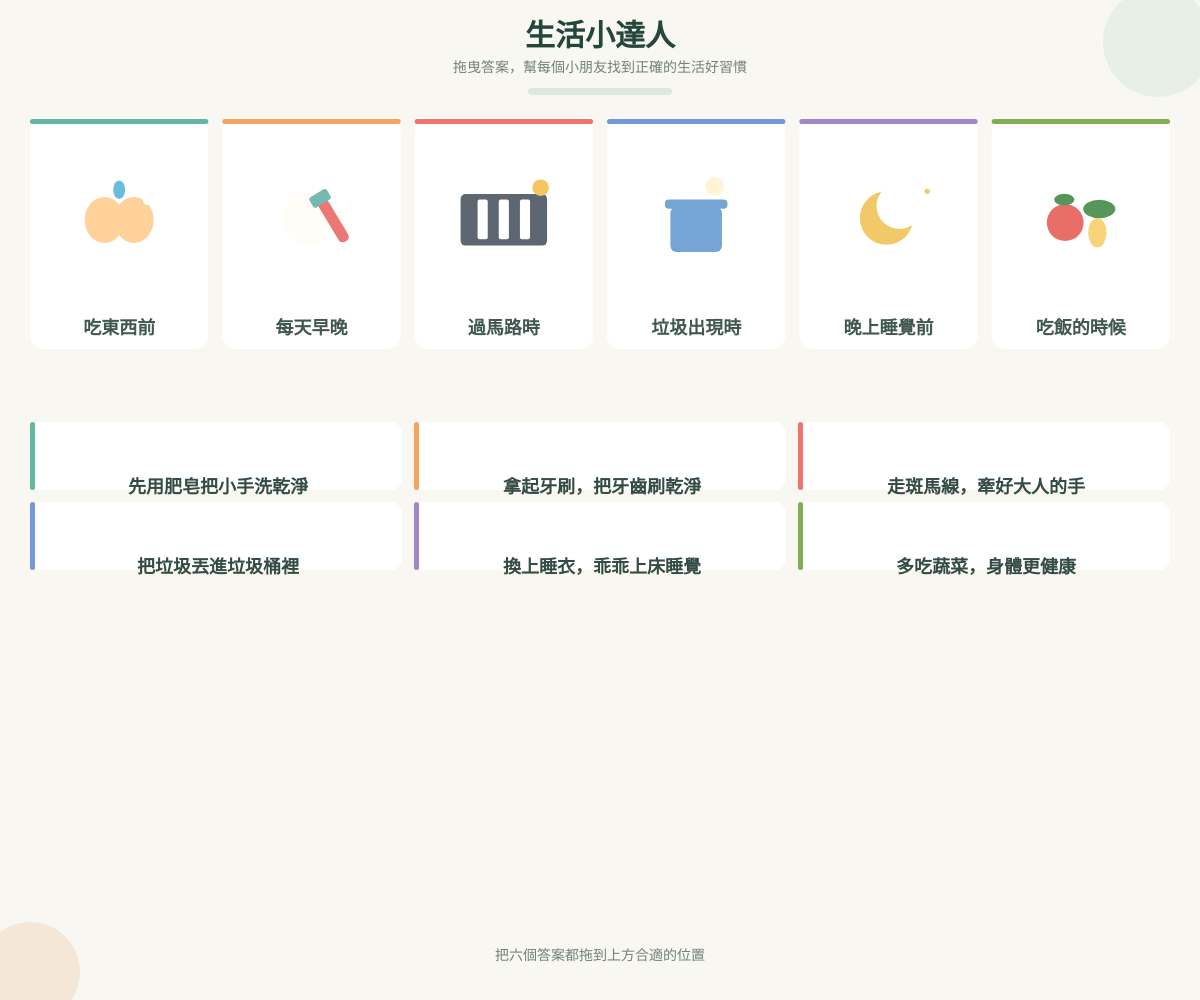
Frame 1 (no input)
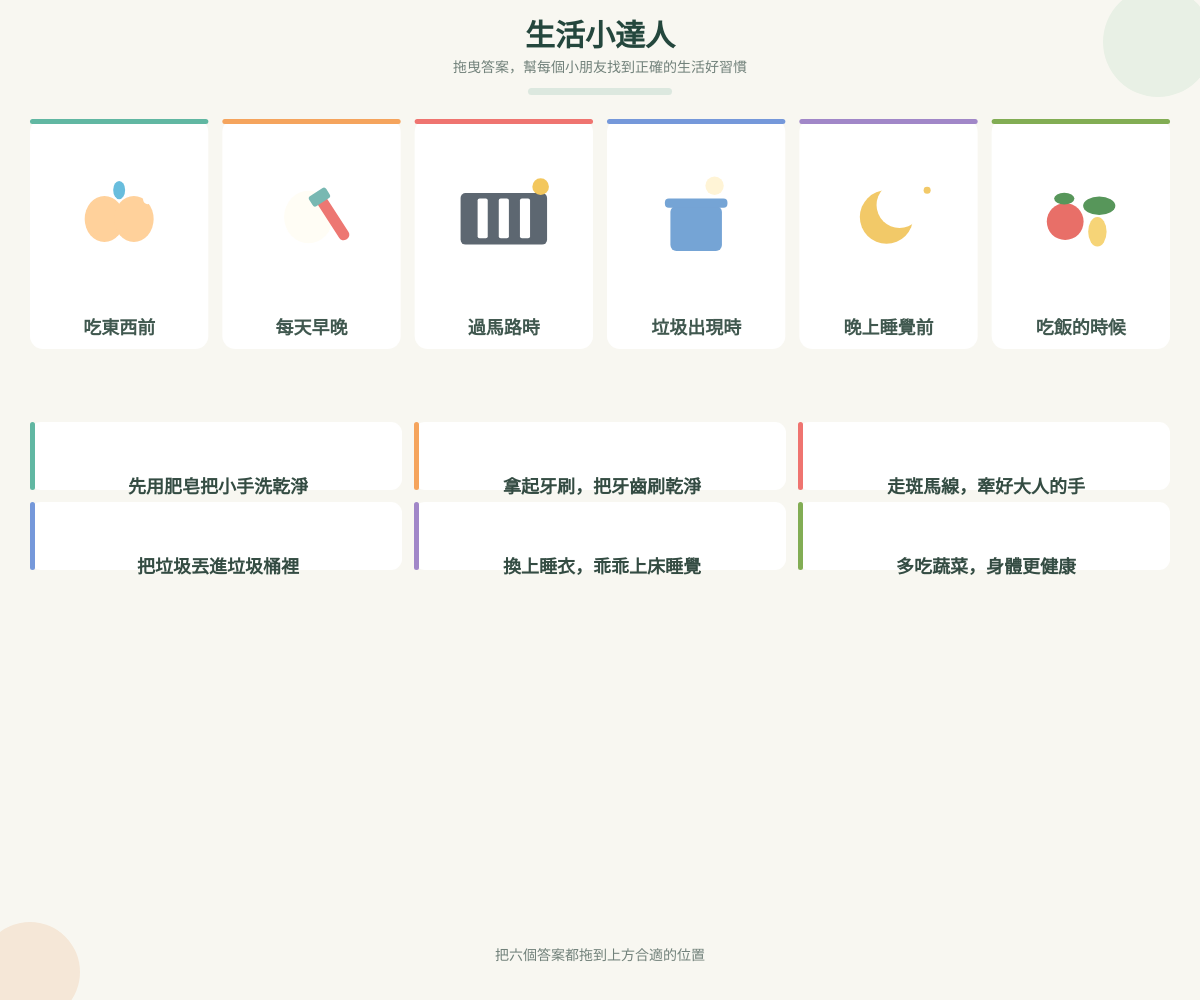
Frame 60 (no input)
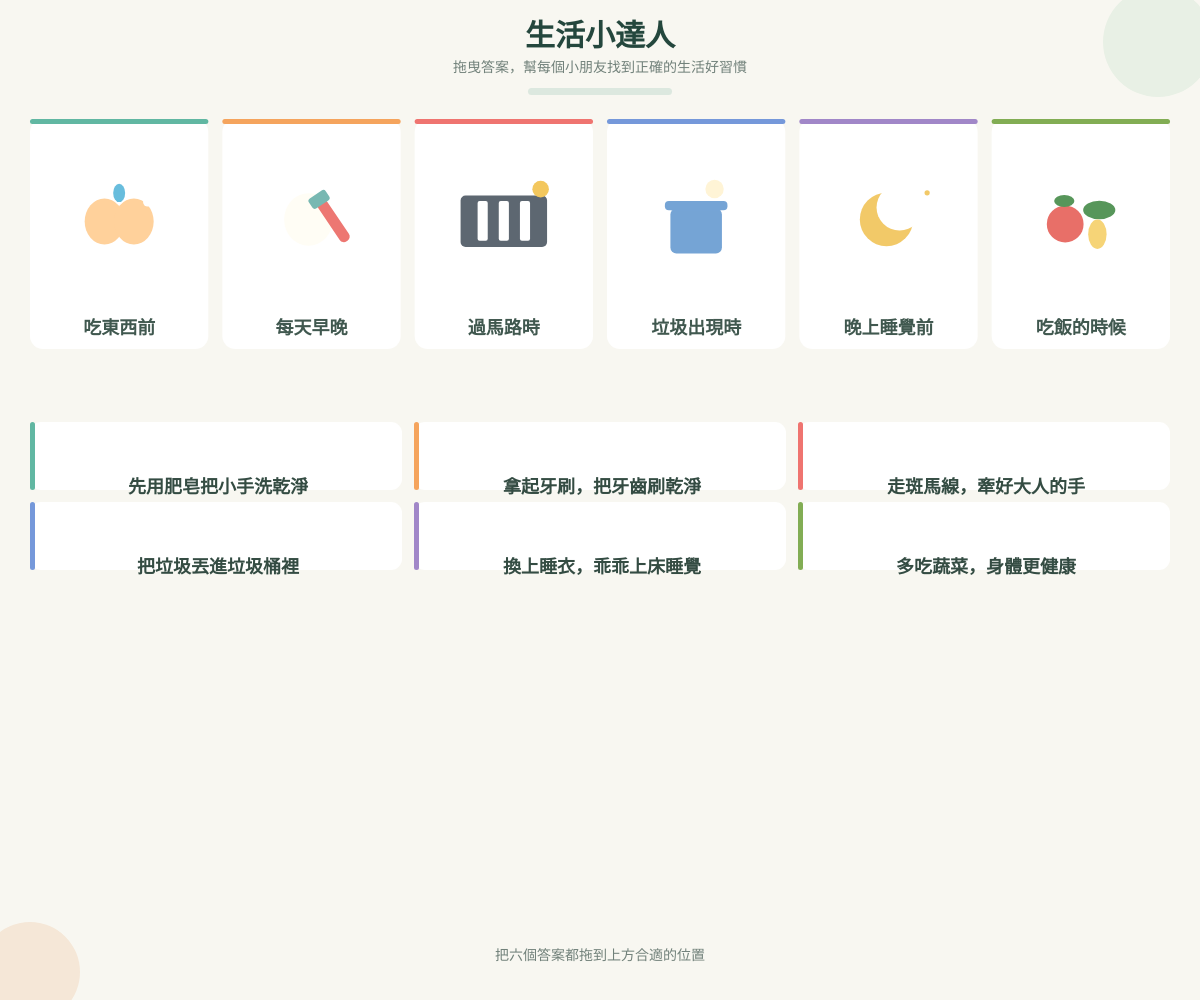
Frame 120 (the mouse pressed at the canvas centre since frame 60)

The p5.js sketch that drew these frames (run headless with seeded random() and noise() and a simulated clock; from frame 60 on, the mouse is pressed at the canvas centre):

// p5.js sketch
// ── sketch.js
// 設定六組幼兒生活常識題目、圖像提示與正確答案索引。
const quizItems = [
  { icon: "hands", clue: "吃東西前", answer: "先用肥皂把小手洗乾淨", spokenText: "吃東西前，先用肥皂把小手洗乾淨，搓搓手心和手背，乾淨又舒服喔！", color: "#61b7a2" },
  { icon: "teeth", clue: "每天早晚", answer: "拿起牙刷，把牙齒刷乾淨", spokenText: "每天早晚都要刷牙，拿起牙刷，把牙齒刷乾淨，笑起來就亮晶晶！", color: "#f5a45d" },
  { icon: "road", clue: "過馬路時", answer: "走斑馬線，牽好大人的手", spokenText: "過馬路時要走斑馬線，牽好大人的手，停看聽，安全又安心！", color: "#ef7470" },
  { icon: "bin", clue: "垃圾出現時", answer: "把垃圾丟進垃圾桶裡", spokenText: "垃圾要丟進垃圾桶，讓我們一起保持環境乾淨，真棒！", color: "#7598da" },
  { icon: "sleep", clue: "晚上睡覺前", answer: "換上睡衣，乖乖上床睡覺", spokenText: "晚上睡覺前，換上睡衣，乖乖上床睡覺，明天才有精神玩耍喔！", color: "#a187c8" },
  { icon: "veggie", clue: "吃飯的時候", answer: "多吃蔬菜，身體更健康", spokenText: "吃飯時多吃蔬菜，身體會更健康，也更有力氣玩耍！", color: "#82ad54" }
]; // 建立題庫，圖示提示與答案以相同索引配對。

// 記錄每張情境卡目前配對到的答案編號。
let placedAnswers = Array(6).fill(null); // 空格代表尚未完成配對。
// 記錄拖曳中的答案編號。
let draggingAnswer = null; // null 代表目前沒有正在拖曳的答案。
// 記錄拖曳時游標與答案卡片的偏移量。
let dragOffset = { x: 0, y: 0 }; // 保留抓取位置，讓卡片不會跳動。
// 記錄測驗是否已提交。
let submitted = false; // 提交後鎖定配對並顯示成績。
// 記錄答對題數。
let finalScore = 0; // 以答對題數換算百分比。
// 記錄正確答案數量供成績文字顯示。
let correctAnswers = 0; // 顯示答對題數而非百分比小數。
// 記錄彩帶粒子。
let confettiPieces = []; // 高分時建立並持續更新彩帶。
// 記錄交卷按鈕的位置與尺寸。
let submitButton = { x: 0, y: 0, w: 0, h: 0 }; // 由畫布尺寸動態計算按鈕位置。
// 記錄重玩按鈕的位置與尺寸。
let restartButton = { x: 0, y: 0, w: 0, h: 0 }; // 成績畫面提供重新挑戰入口。
// 記錄六個答案卡片的位置與尺寸。
let answerCards = []; // 每次繪製前依螢幕大小重新排版。
// 記錄六張題目卡片的位置與尺寸。
let targetCards = []; // 卡片本身固定在上方配對區。

// 建立全螢幕畫布並設定文字顯示方式。
function setup() { // p5.js 初始化入口。
  createCanvas(windowWidth, windowHeight); // 讓畫布填滿瀏覽器視窗。
  textFont("Trebuchet MS, Arial, sans-serif"); // 使用清楚易讀的圓潤字體。
  textAlign(CENTER, CENTER); // 讓標題與卡片文字自然置中。
  textWrap(CHAR); // 讓放大的中文答案依字元換行並留在卡片範圍內。
  rectMode(CORNER); // 使用左上角座標繪製矩形。
  noStroke(); // 預設不顯示形狀外框。
} // 結束初始化。

// 依畫布大小更新畫面並繪製所有測驗內容。
function draw() { // p5.js 每一影格呼叫一次。
  background("#f8f7f1"); // 使用明亮柔和的紙感底色。
  drawBackgroundDetails(); // 繪製不干擾閱讀的背景裝飾。
  drawHeader(); // 繪製標題、進度與操作提示。
  calculateLayout(); // 依裝置尺寸計算題目與答案卡位置。
  drawTargets(); // 繪製上方六個固定的動畫情境。
  drawAnswers(); // 繪製下方可拖曳文字答案。
  drawFooter(); // 繪製交卷或成績操作區。
  updateAndDrawConfetti(); // 更新並繪製高分彩帶。
} // 結束單一影格繪製。

// 繪製頁面角落的柔和裝飾圖形。
function drawBackgroundDetails() { // 保持背景有層次又不遮住題目。
  fill("#e8f0e5"); // 設定淡綠色裝飾。
  circle(width - 42, 42, 110); // 右上角的圓形背景點綴。
  fill("#f5e7d7"); // 設定淡橘色裝飾。
  circle(30, height - 28, 100); // 左下角的圓形背景點綴。
} // 結束背景裝飾繪製。

// 繪製標題與目前答題進度。
function drawHeader() { // 標題區採窄而清楚的版面。
  const compact = width < 700; // 判斷是否使用小螢幕排版。
  const titleSize = compact ? 23 : 30; // 小螢幕採用較緊湊的標題字級。
  fill("#24473d"); // 設定深綠色標題文字。
  textSize(titleSize); // 套用標題字級。
  textStyle(BOLD); // 讓測驗名稱醒目易讀。
  text("生活小達人", width / 2, compact ? 29 : 38); // 顯示測驗名稱。
  textStyle(NORMAL); // 還原一般字重供其他文字使用。
  fill("#71817a"); // 設定提示文字顏色。
  textSize(compact ? 12 : 14); // 依裝置大小調整提示字級。
  text("拖曳答案，幫每個小朋友找到正確的生活好習慣", width / 2, compact ? 55 : 68); // 顯示玩法提示。
  const completed = placedAnswers.filter((answer) => answer !== null).length; // 統計已完成配對數。
  fill("#dce8df"); // 設定進度底條顏色。
  rect(width / 2 - 72, compact ? 69 : 88, 144, 7, 4); // 繪製進度底條。
  fill("#69a889"); // 設定進度填滿顏色。
  rect(width / 2 - 72, compact ? 69 : 88, 144 * completed / 6, 7, 4); // 顯示目前配對進度。
} // 結束標題與進度繪製。

// 根據視窗大小安排上方題目卡與下方答案卡。
function calculateLayout() { // 設定自適應的網格座標。
  const compact = width < 700; // 小螢幕採用三欄題目與兩欄答案。
  const top = compact ? 91 : 119; // 設定題目區起始高度。
  const bottom = compact ? height - 133 : height - 182; // 手機版放寬答案區並為底部按鈕保留空間。
  const targetColumns = compact ? 3 : 6; // 桌面一列六張，手機兩列各三張。
  const targetRows = 6 / targetColumns; // 計算題目卡列數。
  const horizontalPadding = compact ? 14 : 30; // 設定卡片與畫布邊界間距。
  const targetGap = compact ? 9 : 14; // 設定題目卡間距。
  const targetWidth = (width - horizontalPadding * 2 - targetGap * (targetColumns - 1)) / targetColumns; // 計算題目卡寬度。
  const targetAreaHeight = compact ? min(270, max(186, height * 0.31)) : 230; // 加高題目區讓幼兒看清楚圖片。
  const targetHeight = (targetAreaHeight - targetGap * (targetRows - 1)) / targetRows; // 計算單張題目卡高度。
  targetCards = []; // 清空舊位置避免視窗變更後殘留。
  for (let index = 0; index < 6; index += 1) { // 逐一計算六張題目卡座標。
    const column = index % targetColumns; // 計算目前卡片所在欄。
    const row = floor(index / targetColumns); // 計算目前卡片所在列。
    targetCards.push({ x: horizontalPadding + column * (targetWidth + targetGap), y: top + row * (targetHeight + targetGap), w: targetWidth, h: targetHeight }); // 儲存題目卡範圍。
  } // 結束題目卡排版。
  const answerTop = top + targetAreaHeight + (compact ? 53 : 73); // 設定答案區起始高度。
  const answerColumns = compact ? 2 : 3; // 手機兩欄，桌面三欄。
  const answerRows = 6 / answerColumns; // 計算答案卡列數。
  const answerGap = compact ? 9 : 12; // 設定答案卡間距。
  const answerWidth = (width - horizontalPadding * 2 - answerGap * (answerColumns - 1)) / answerColumns; // 計算答案卡寬度。
  const availableAnswerHeight = max(42, bottom - answerTop - (compact ? 6 : 0)); // 計算答案區可用高度。
  const answerHeight = min(compact ? 62 : 68, (availableAnswerHeight - answerGap * (answerRows - 1)) / answerRows); // 加高答案卡並依可用空間自動縮放。
  answerCards = []; // 清空舊答案卡座標。
  for (let index = 0; index < 6; index += 1) { // 逐一計算六張答案卡座標。
    const column = index % answerColumns; // 計算目前答案所在欄。
    const row = floor(index / answerColumns); // 計算目前答案所在列。
    answerCards.push({ x: horizontalPadding + column * (answerWidth + answerGap), y: answerTop + row * (answerHeight + answerGap), w: answerWidth, h: answerHeight }); // 儲存答案卡範圍。
  } // 結束答案卡排版。
  const buttonWidth = min(220, width - 40); // 讓交卷按鈕在窄螢幕仍保有邊界。
  submitButton = { x: (width - buttonWidth) / 2, y: height - (compact ? 59 : 69), w: buttonWidth, h: compact ? 44 : 50 }; // 設定交卷按鈕範圍。
  restartButton = { x: (width - buttonWidth) / 2, y: height - (compact ? 59 : 69), w: buttonWidth, h: compact ? 44 : 50 }; // 設定重新挑戰按鈕範圍。
} // 結束響應式排版計算。

// 繪製六個固定情境卡與動畫圖像提示。
function drawTargets() { // 上方圖像提示固定顯示在網格位置。
  for (let index = 0; index < 6; index += 1) { // 依序繪製每個情境卡。
    const card = targetCards[index]; // 取得目前題目卡位置。
    const item = quizItems[index]; // 取得目前題目的圖示資料。
    const assigned = placedAnswers[index]; // 取得目前放入的答案編號。
    fill("#ffffff"); // 設定題目卡片底色。
    rect(card.x, card.y, card.w, card.h, 13); // 繪製白色圓角情境卡。
    fill(item.color); // 設定題目卡頂端的辨識色。
    rect(card.x, card.y, card.w, 5, 3); // 繪製題目卡彩色頂線。
    drawAnimatedIcon(item.icon, card); // 繪製會隨時間變化的生活圖像。
    fill("#40584f"); // 設定提示文字顏色。
    textStyle(BOLD); // 讓短提示清楚易讀。
    textSize(width < 700 ? 16 : 18); // 放大生活情境提示方便幼兒閱讀。
    text(item.clue, card.x + card.w / 2, card.y + card.h - (width < 700 ? 16 : 20)); // 顯示簡短生活情境並置中。
    textStyle(NORMAL); // 還原一般文字字重。
    if (assigned !== null) { // 若已配對則顯示成功狀態。
      fill("#e5f3e8"); // 設定成功提示底色。
      circle(card.x + card.w - 13, card.y + 15, 19); // 繪製完成標記圓底。
      fill("#327c58"); // 設定完成標記顏色。
      textSize(13); // 設定完成符號大小。
      text("✓", card.x + card.w - 13, card.y + 15); // 顯示已完成符號。
    } // 結束完成狀態繪製。
  } // 結束題目卡繪製。
} // 結束情境卡繪製。

// 依題目種類繪製簡單且持續動態變化的動畫插圖。
function drawAnimatedIcon(icon, card) { // 以 p5.js 圖形取代外部圖片檔，避免額外載入依賴。
  const centerX = card.x + card.w / 2; // 計算圖像中心橫座標。
  const centerY = card.y + card.h * 0.43; // 計算圖像中心縱座標。
  const iconSize = min(card.w * 0.68, card.h * 0.52, width < 700 ? 66 : 92); // 放大動畫插圖並依卡片尺寸自動調整。
  const pulse = sin(frameCount * 0.06) * 2; // 產生平滑的呼吸動畫位移。
  push(); // 儲存圖形狀態避免影響其他卡片。
  translate(centerX, centerY + pulse); // 移動座標原點並套用輕柔浮動效果。
  if (icon === "hands") { // 繪製洗手與水滴情境。
    fill("#ffd19b"); // 設定手掌的膚色。
    ellipse(-iconSize * 0.16, 2, iconSize * 0.43, iconSize * 0.5); // 繪製左側手掌。
    ellipse(iconSize * 0.16, 2, iconSize * 0.43, iconSize * 0.5); // 繪製右側手掌。
    fill("#68bddd"); // 設定水滴顏色。
    ellipse(0, -iconSize * 0.31 + sin(frameCount * 0.12) * 2, iconSize * 0.13, iconSize * 0.2); // 繪製跳動水滴。
    fill("#ffffff"); // 設定泡泡顏色。
    circle(-iconSize * 0.3, -iconSize * 0.25, iconSize * 0.12); // 繪製洗手泡泡。
    circle(iconSize * 0.31, -iconSize * 0.19, iconSize * 0.1); // 繪製另一顆泡泡。
  } else if (icon === "teeth") { // 繪製牙齒與牙刷情境。
    fill("#fffdf5"); // 設定牙齒顏色。
    ellipse(-3, 0, iconSize * 0.53, iconSize * 0.57); // 繪製微笑的牙齒。
    fill("#ed7772"); // 設定牙刷柄顏色。
    push(); // 暫存旋轉前的圖形狀態。
    rotate(-0.55 + sin(frameCount * 0.1) * 0.08); // 讓牙刷產生輕柔刷動。
    rect(iconSize * 0.13, -iconSize * 0.12, iconSize * 0.12, iconSize * 0.53, 5); // 繪製牙刷柄。
    fill("#78b8b2"); // 設定刷毛顏色。
    rect(iconSize * 0.08, -iconSize * 0.2, iconSize * 0.22, iconSize * 0.13, 3); // 繪製牙刷刷頭。
    pop(); // 還原旋轉前的圖形狀態。
  } else if (icon === "road") { // 繪製斑馬線與交通燈情境。
    fill("#5d6771"); // 設定道路顏色。
    rect(-iconSize * 0.47, -iconSize * 0.26, iconSize * 0.94, iconSize * 0.56, 5); // 繪製道路。
    fill("#ffffff"); // 設定斑馬線白色條紋。
    for (let stripe = -1; stripe <= 1; stripe += 1) { // 逐條繪製斑馬線。
      rect(stripe * iconSize * 0.23 - iconSize * 0.055, -iconSize * 0.2, iconSize * 0.11, iconSize * 0.43, 2); // 繪製一條橫向斑馬線。
    } // 結束斑馬線繪製。
    fill(frameCount % 100 < 70 ? "#f3c75d" : "#65b581"); // 讓交通燈在黃燈與綠燈間切換。
    circle(iconSize * 0.4, -iconSize * 0.33, iconSize * 0.18); // 繪製會切換顏色的號誌燈。
  } else if (icon === "bin") { // 繪製垃圾桶與投入垃圾情境。
    fill("#75a4d5"); // 設定垃圾桶顏色。
    rect(-iconSize * 0.28, -iconSize * 0.12, iconSize * 0.56, iconSize * 0.49, 6); // 繪製垃圾桶身。
    rect(-iconSize * 0.34, -iconSize * 0.2, iconSize * 0.68, iconSize * 0.1, 4); // 繪製垃圾桶蓋。
    fill("#fff4d6"); // 設定紙團顏色。
    circle(iconSize * 0.2, -iconSize * 0.35 + sin(frameCount * 0.11) * 3, iconSize * 0.2); // 繪製彈跳紙團。
  } else if (icon === "sleep") { // 繪製月亮與睡眠情境。
    fill("#f2c968"); // 設定月亮顏色。
    circle(-2, 0, iconSize * 0.58); // 繪製圓月。
    fill("#ffffff"); // 使用背景色遮出新月形狀。
    circle(iconSize * 0.12, -iconSize * 0.13, iconSize * 0.5); // 繪製新月內側。
    fill("#f2c968"); // 設定星星顏色。
    const twinkle = 5 + sin(frameCount * 0.13) * 2; // 產生星星閃爍大小變化。
    circle(iconSize * 0.42, -iconSize * 0.29, twinkle); // 繪製閃爍小星星。
  } else if (icon === "veggie") { // 繪製健康蔬菜情境。
    fill("#e86f68"); // 設定番茄顏色。
    circle(-iconSize * 0.17, iconSize * 0.05, iconSize * 0.4); // 繪製番茄果實。
    fill("#57965a"); // 設定蔬菜葉片顏色。
    ellipse(-iconSize * 0.18, -iconSize * 0.2, iconSize * 0.22, iconSize * 0.13); // 繪製番茄葉片。
    ellipse(iconSize * 0.2, -iconSize * 0.1 + sin(frameCount * 0.08) * 2, iconSize * 0.35, iconSize * 0.2); // 繪製擺動的綠葉。
    fill("#f6d477"); // 設定玉米顏色。
    ellipse(iconSize * 0.18, iconSize * 0.16, iconSize * 0.2, iconSize * 0.32); // 繪製玉米棒。
  } // 結束圖示種類判斷。
  pop(); // 還原圖形狀態。
} // 結束動畫圖示繪製。

// 繪製下方六個可拖曳文字答案。
function drawAnswers() { // 已使用的答案會在下方保留原位並顯示已放置狀態。
  for (let index = 0; index < 6; index += 1) { // 逐一繪製每個文字選項。
    const card = answerCards[index]; // 取得目前答案卡位置。
    const isPlaced = placedAnswers.includes(index); // 判斷這個答案是否已經使用。
    const isDragging = draggingAnswer === index; // 判斷這張卡是否正在被拖曳。
    const position = isDragging ? { x: mouseX - dragOffset.x, y: mouseY - dragOffset.y, w: card.w, h: card.h } : card; // 拖曳中使用游標座標。
    fill(isPlaced ? "#e5e9e5" : "#ffffff"); // 已使用答案淡化，其餘答案保持白底。
    rect(position.x, position.y, position.w, position.h, 11); // 繪製答案卡片。
    if (!isPlaced) { // 可用答案才顯示彩色短邊。
      fill(quizItems[index].color); // 使用對應題目的識別色。
      rect(position.x, position.y, 5, position.h, 3); // 繪製答案卡左側識別線。
    } // 結束答案識別線繪製。
    fill(isPlaced ? "#9aa69f" : "#344c43"); // 設定答案文字顏色。
    textStyle(isPlaced ? NORMAL : BOLD); // 未使用答案以粗體呈現。
    textSize(width < 700 ? 16 : 18); // 放大答案字級方便幼兒閱讀。
    text(quizItems[index].answer, position.x + 12, position.y + position.h / 2, position.w - 20, position.h - 4); // 顯示答案文字並限制在卡片內。
    textStyle(NORMAL); // 還原一般文字字重。
    if (isDragging) { // 拖曳時浮起卡片增加操作回饋。
      drawingContext.shadowColor = "rgba(30, 60, 45, 0.22)"; // 設定柔和的卡片陰影。
      drawingContext.shadowBlur = 18; // 設定陰影模糊程度。
      drawingContext.shadowOffsetY = 7; // 設定陰影向下偏移。
      fill("#ffffff"); // 重繪浮起的卡片底色。
      rect(position.x, position.y, position.w, position.h, 11); // 繪製浮起的答案卡。
      drawingContext.shadowBlur = 0; // 清除陰影以免影響其他元素。
      drawingContext.shadowOffsetY = 0; // 還原陰影垂直位移。
      fill("#344c43"); // 設定浮起答案文字顏色。
      textStyle(BOLD); // 強調正在拖曳的答案。
      text(quizItems[index].answer, position.x + 12, position.y + position.h / 2, position.w - 20, position.h - 4); // 重繪浮起卡片上的文字。
      textStyle(NORMAL); // 還原一般文字字重。
    } // 結束拖曳狀態繪製。
  } // 結束答案卡繪製。
} // 結束可拖曳選項繪製。

// 繪製交卷按鈕、完成提示與成績畫面。
function drawFooter() { // 操作區固定在畫布底部。
  if (!submitted && placedAnswers.every((answer) => answer !== null)) { // 六題全部配對後才顯示交卷按鈕。
    drawButton(submitButton, "交卷看成績", "#327c58"); // 顯示可點擊的交卷按鈕。
  } else if (!submitted) { // 還有題目未完成時顯示進度提示。
    fill("#71817a"); // 設定提示文字顏色。
    textSize(width < 700 ? 12 : 14); // 設定提示文字大小。
    text("把六個答案都拖到上方合適的位置", width / 2, submitButton.y + submitButton.h / 2); // 提醒完成全部配對。
  } else { // 已提交時顯示成績與重新挑戰按鈕。
    fill("#24473d"); // 設定成績文字顏色。
    textStyle(BOLD); // 強調成績結果。
    textSize(width < 700 ? 19 : 24); // 依裝置大小調整成績字級。
    text(`答對 ${correctAnswers}/6 題，得分 ${finalScore}%`, width / 2, restartButton.y - 28); // 顯示答對題數與百分比。
    textStyle(NORMAL); // 還原一般文字字重。
    drawButton(restartButton, "再玩一次", "#327c58"); // 顯示重新挑戰按鈕。
  } // 結束頁尾狀態判斷。
} // 結束頁尾繪製。

// 繪製一致風格的互動按鈕。
function drawButton(button, label, buttonColor) { // 以傳入的矩形與顏色繪製按鈕。
  fill(buttonColor); // 設定按鈕主色。
  rect(button.x, button.y, button.w, button.h, 12); // 繪製圓角按鈕底板。
  fill("#ffffff"); // 設定按鈕文字為白色。
  textStyle(BOLD); // 強調按鈕文字。
  textSize(width < 700 ? 15 : 16); // 設定易讀的按鈕字級。
  text(label, button.x + button.w / 2, button.y + button.h / 2); // 將按鈕文字置中。
  textStyle(NORMAL); // 還原一般文字字重。
} // 結束按鈕繪製。

// 處理答案卡片的按下與開始拖曳。
function mousePressed() { // p5.js 滑鼠按下事件。
  for (let index = 0; index < targetCards.length; index += 1) { // 先判斷是否點擊上方情境圖片。
    if (pointInside(mouseX, mouseY, targetCards[index])) { // 點到圖片卡時播放該題的生活提示。
      speakQuestion(index); // 用親切語音朗讀題目與生活說明。
      return false; // 播報後結束事件，不啟動答案拖曳。
    } // 結束圖片卡點擊判斷。
  } // 結束圖片卡命中檢查。
  if (submitted) { // 已提交狀態只接受重新挑戰操作。
    if (pointInside(mouseX, mouseY, restartButton)) { // 判斷是否點擊重新挑戰按鈕。
      resetQuiz(); // 清除結果並重新開始測驗。
    } // 結束重新挑戰判斷。
    return false; // 阻止瀏覽器預設滑鼠行為。
  } // 結束已提交狀態判斷。
  if (placedAnswers.every((answer) => answer !== null) && pointInside(mouseX, mouseY, submitButton)) { // 全部完成且點擊交卷時提交答案。
    submitQuiz(); // 計算分數並顯示結果。
    return false; // 結束本次滑鼠事件。
  } // 結束交卷按鈕判斷。
  for (let index = 5; index >= 0; index -= 1) { // 從最上層卡片開始檢查命中位置。
    const card = answerCards[index]; // 取得目前答案卡位置。
    if (!placedAnswers.includes(index) && pointInside(mouseX, mouseY, card)) { // 只允許拖曳尚未使用的答案。
      draggingAnswer = index; // 設定目前被拖曳的答案。
      dragOffset.x = mouseX - card.x; // 記錄游標相對卡片左側的偏移。
      dragOffset.y = mouseY - card.y; // 記錄游標相對卡片上側的偏移。
      return false; // 停止繼續檢查其他卡片。
    } // 結束答案卡命中判斷。
  } // 結束答案卡片命中檢查。
  return false; // 阻止瀏覽器預設拖曳行為。
} // 結束滑鼠按下處理。

// 處理拖曳答案放入題目卡的配對判定。
function mouseReleased() { // p5.js 滑鼠放開事件。
  if (draggingAnswer === null) { // 沒有拖曳答案時不進行配對。
    return false; // 結束滑鼠放開事件。
  } // 結束無拖曳狀態判斷。
  const answerIndex = draggingAnswer; // 暫存答案編號供後續檢查。
  const dropX = mouseX - dragOffset.x + answerCards[answerIndex].w / 2; // 計算答案卡放開時中心點的橫座標。
  const dropY = mouseY - dragOffset.y + answerCards[answerIndex].h / 2; // 計算答案卡放開時中心點的縱座標。
  let targetIndex = -1; // 預設沒有命中題目卡。
  for (let index = 0; index < targetCards.length; index += 1) { // 檢查六張題目卡的投放範圍。
    if (pointInside(dropX, dropY, targetCards[index])) { // 判斷答案中心是否落在題目卡內。
      targetIndex = index; // 記錄命中的題目卡編號。
      break; // 命中後不必再檢查其他題目卡。
    } // 結束題目卡命中判斷。
  } // 結束投放範圍檢查。
  if (targetIndex !== -1 && placedAnswers[targetIndex] === null) { // 只有空白題目位置接受新答案。
    placedAnswers[targetIndex] = answerIndex; // 將答案放入指定題目位置。
  } // 結束答案放置判斷。
  draggingAnswer = null; // 結束拖曳狀態。
  return false; // 阻止瀏覽器預設滑鼠行為。
} // 結束滑鼠放開處理。

// 將答案放入題目卡時更新完成配對狀態。
function mouseDragged() { // p5.js 持續拖曳事件。
  return false; // 阻止瀏覽器選取文字或拖曳頁面。
} // 結束持續拖曳處理。

// 處理觸控裝置的按下事件並沿用滑鼠拖曳邏輯。
function touchStarted() { // p5.js 觸控開始事件。
  mousePressed(); // 使用相同邏輯選取答案卡或按鈕。
  return false; // 阻止頁面跟著手指捲動。
} // 結束觸控開始處理。

// 處理觸控裝置的拖曳事件。
function touchMoved() { // p5.js 觸控移動事件。
  return false; // 讓畫布接管手指拖曳。
} // 結束觸控移動處理。

// 處理觸控裝置的放開事件。
function touchEnded() { // p5.js 觸控結束事件。
  mouseReleased(); // 使用相同邏輯完成答案配對。
  return false; // 阻止瀏覽器觸控預設行為。
} // 結束觸控結束處理。

// 判斷一個座標點是否位於指定矩形範圍內。
function pointInside(pointX, pointY, rectangle) { // 將命中測試抽成共用工具。
  return pointX >= rectangle.x && pointX <= rectangle.x + rectangle.w && pointY >= rectangle.y && pointY <= rectangle.y + rectangle.h; // 回傳座標是否落在矩形內。
} // 結束矩形命中判斷。

// 點擊情境圖時使用瀏覽器語音合成播放親切的繁體中文說明。
function speakQuestion(index) { // 以使用者點擊作為播放語音的觸發動作。
  if (!window.speechSynthesis || !window.SpeechSynthesisUtterance) { // 確認瀏覽器支援語音合成。
    return; // 不支援時安靜略過，避免中斷測驗操作。
  } // 結束語音支援檢查。
  window.speechSynthesis.cancel(); // 停止上一題尚未播放完的語音。
  const narration = new window.SpeechSynthesisUtterance(quizItems[index].spokenText); // 建立目前題目的語音內容。
  narration.lang = "zh-TW"; // 指定使用繁體中文（台灣）發音。
  narration.rate = 0.88; // 稍微放慢語速，讓幼兒容易聽清楚。
  narration.pitch = 1.14; // 提高音調，營造親切活潑的語氣。
  narration.volume = 1; // 使用清楚的正常播放音量。
  const voices = window.speechSynthesis.getVoices(); // 取得裝置目前提供的語音清單。
  const chineseVoice = voices.find((voice) => /zh[-_]TW|zh[-_]Hant/i.test(voice.lang)) || voices.find((voice) => /^zh/i.test(voice.lang)); // 優先選台灣繁體中文聲線。
  if (chineseVoice) { // 裝置有中文聲線時套用偏好的聲音。
    narration.voice = chineseVoice; // 使用找到的中文語音。
  } // 結束語音選擇。
  window.speechSynthesis.speak(narration); // 開始朗讀目前題目。
} // 結束題目語音播放。

// 計算測驗分數並依成績決定是否發射彩帶。
function submitQuiz() { // 提交後進入只讀成績狀態。
  correctAnswers = placedAnswers.filter((answer, index) => answer === index).length; // 計算答案與題目索引相同的題數。
  finalScore = round(correctAnswers / quizItems.length * 100); // 換算為百分制成績。
  submitted = true; // 鎖定答案並顯示結果。
  if (finalScore > 80) { // 成績高於百分之八十時播放慶祝效果。
    createConfetti(); // 建立彩帶粒子。
  } // 結束高分判斷。
} // 結束交卷與評分。

// 建立多色彩帶粒子並給予不同的飄落速度。
function createConfetti() { // 彩帶只在高分結果中出現。
  const colors = ["#e76f51", "#f2c14e", "#4f9d78", "#5687c7", "#dc6c91"]; // 設定適合兒童畫面的彩帶色彩。
  confettiPieces = []; // 清除上一輪殘留的彩帶。
  for (let index = 0; index < 130; index += 1) { // 建立足夠覆蓋全畫面的彩帶。
    confettiPieces.push({ x: random(width), y: random(-height, -20), size: random(5, 10), speed: random(2, 5), drift: random(-1.4, 1.4), spin: random(TWO_PI), color: random(colors) }); // 儲存每片彩帶的動畫狀態。
  } // 結束彩帶粒子建立。
} // 結束彩帶初始化。

// 更新彩帶位置並繪製旋轉動畫。
function updateAndDrawConfetti() { // 每一影格持續更新彩帶。
  if (confettiPieces.length === 0) { // 沒有彩帶時略過粒子繪製。
    return; // 結束彩帶更新。
  } // 結束空粒子判斷。
  for (const piece of confettiPieces) { // 逐片更新並繪製彩帶。
    piece.y += piece.speed; // 讓彩帶向下飄落。
    piece.x += piece.drift + sin(frameCount * 0.04 + piece.spin) * 0.7; // 加入左右飄移效果。
    piece.spin += 0.08; // 更新彩帶旋轉角度。
    if (piece.y > height + 14) { // 彩帶落出畫面後從頂端重新出現。
      piece.y = random(-50, -10); // 將彩帶移回畫布上方。
      piece.x = random(width); // 隨機設定新的橫向位置。
    } // 結束彩帶循環判斷。
    push(); // 暫存圖形狀態。
    translate(piece.x, piece.y); // 移動畫布原點至彩帶位置。
    rotate(piece.spin); // 旋轉彩帶形成飄落效果。
    fill(piece.color); // 設定彩帶顏色。
    rect(-piece.size / 2, -piece.size / 3, piece.size, piece.size * 0.55, 2); // 繪製一片小彩帶。
    pop(); // 還原圖形狀態。
  } // 結束彩帶逐片更新。
} // 結束彩帶動畫繪製。

// 清除作答結果並重新開始一輪測驗。
function resetQuiz() { // 重新挑戰時恢復初始狀態。
  placedAnswers = Array(6).fill(null); // 清除所有已配對答案。
  draggingAnswer = null; // 清除拖曳狀態。
  submitted = false; // 重新開放作答。
  finalScore = 0; // 清除上一輪成績。
  correctAnswers = 0; // 清除上一輪答對題數。
  confettiPieces = []; // 停止並移除彩帶。
} // 結束測驗重設。

// 瀏覽器視窗變更時同步調整全螢幕畫布。
function windowResized() { // p5.js 視窗尺寸變更事件。
  resizeCanvas(windowWidth, windowHeight); // 讓畫布重新貼合目前視窗。
} // 結束畫布尺寸更新。
